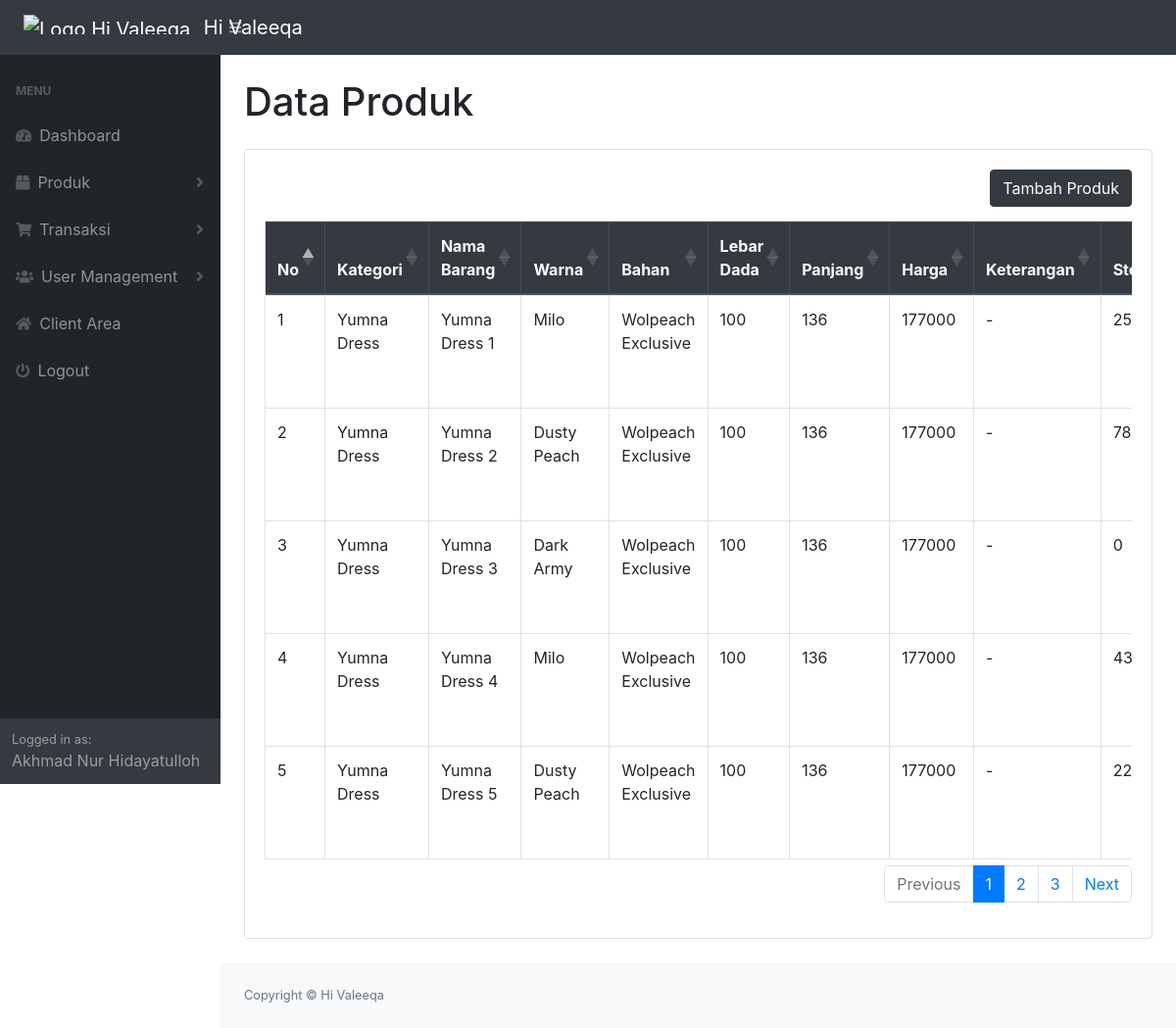
Screenshot of /admin/dist/data-produk.php (signed in) with the database file from the repository.
### tables this page shows
CREATE TABLE `produk` (
  `id_produk` int(11) NOT NULL,
  `id_kategori` int(11) NOT NULL,
  `nama_barang` varchar(70) NOT NULL,
  `warna` varchar(30) NOT NULL,
  `bahan` varchar(30) NOT NULL,
  `harga` int(8) NOT NULL,
  `keterangan` text DEFAULT NULL,
  `stok` int(11) NOT NULL,
  `best_seller` int(1) NOT NULL
);

CREATE TABLE `kategori` (
  `id_kategori` int(11) NOT NULL,
  `nama_kategori` varchar(40) NOT NULL
);

CREATE TABLE `ukuran` (
  `id_produk` int(11) NOT NULL,
  `lebar_dada` int(3) NOT NULL,
  `panjang` int(3) NOT NULL
);

### admin/dist/data-produk.php (the view, shortened to what this page needs)
<?php include "sidebar.php" ?>
    <?php require_once "connection.php"; ?>
    <div class="container-fluid">
        <h1 class="my-4">Data Produk</h1>
        <div class="card mb-4">
            <div class="card-body">
                <a href="edit-produk.php?status=add" class="btn btn-dark mb-2" style="float: right;">Tambah Produk</a>
                <div class="table-responsive">
                    <table class="table table-bordered" id="dataTable">
                        <thead class="thead-dark">
                            <tr>
                                <th>No</th>
                                <th>Kategori</th>
                                <th>Nama Barang</th>
                                <th>Warna</th>
                                <th>Bahan</th>
                                <th>Lebar Dada</th>
                                <th>Panjang</th>
                                <th>Harga</th>
                                <th>Keterangan</th>
                                <th>Stok</th>
                            </tr>
                        </thead>
                        <?php
                            $sql = "SELECT * FROM produk";
                            $query = mysqli_query($conn, $sql);
                            $batas = 5;
                            $halaman = isset($_GET["halaman"]) ? $_GET["halaman"]: 1;
                            $halaman_awal = $halaman>1 ? ($halaman * $batas) - $batas : 0;
                            $next = $halaman + 1;
                            $previous = $halaman - 1;
                            $total_data = mysqli_num_rows($query);
                            $total_halaman = ceil($total_data / $batas);
                            $nomor = $halaman_awal + 1;
                            $sql = "SELECT * FROM produk inner join kategori on produk.id_kategori = kategori.id_kategori inner join gambar on produk.id_produk = gambar.id_produk inner join ukuran on gambar.id_produk = ukuran.id_produk order by produk.id_produk LIMIT $halaman_awal, $batas";
                            $query = mysqli_query($conn, $sql);
                            while($data = mysqli_fetch_array($query)){
                        ?>
                                <tr>
                                    <td><?php echo $nomor; ?></td>
                                    <td><?php echo $data["nama_kategori"]; ?></td>
                                    <td><?php echo $data["nama_barang"]; ?></td>
                                    <td><?php echo $data["warna"]; ?></td>
                                    <td><?php echo $data["bahan"]; ?></td>
                                    <td><?php echo $data["lebar_dada"]; ?></td>
                                    <td><?php echo $data["panjang"]; ?></td>
                                    <td><?php echo $data["harga"]; ?></td>
                                    <td><?php echo $data["keterangan"]; ?></td>
                                    <td><?php echo $data["stok"]; ?></td>
                                </tr>
                        <?php
                                $nomor++;
                            }
                        ?>
                    </table>
                    <nav>
                        <ul class="pagination justify-content-end">
                            <?php
                                if($halaman == 1){
                                    echo "<li class='page-item disabled'><a class='page-link' href='#'>Previous</a></li>";
                                }else{
                                    echo "<li class='page-item'><a class='page-link' href='data-produk.php?halaman=$previous'>Previous</a></li>";
                                }
                            ?>
                            <?php
                                for($i=1; $i<=$total_halaman; $i++){
                                    if($halaman == $i){
                                        echo "<li class='page-item active'><a class='page-link' href='data-produk.php?halaman=$i'>$i</a></li>";
                                    }else{
                                        echo "<li class='page-item'><a class='page-link' href='data-produk.php?halaman=$i'>$i</a></li>";
                                    }
                                }
                            ?>
                            <?php
                                if($halaman == $total_halaman){
                                    echo "<li class='page-item disabled'><a class='page-link' href='#'>Next</a></li>";
                                }else{
                                    echo "<li class='page-item'><a class='page-link' href='data-produk.php?halaman=$next'>Next</a></li>";
                                }
                            ?>
                        </ul>
                    </nav>
                </div>
            </div>
        </div>
    </div>
<?php include "footer.php"; ?>

### admin/dist/sidebar.php (shortened to what this page needs)
<!DOCTYPE html>
<html lang="en">
    <head>
        <link href="css/styles.css" rel="stylesheet" />
        <link href="https://cdn.datatables.net/1.10.20/css/dataTables.bootstrap4.min.css" rel="stylesheet" />
    </head>
    <body class="sb-nav-fixed">
        <nav class="sb-topnav navbar navbar-expand navbar-dark bg-dark">
            <a class="navbar-brand" href="index.php">
                <img src="https://raw.githubusercontent.com/monokuro49/Kelompok3_TIF19_C_WSI/master/web-project/images/hi_valeeqa_white.png" alt="Logo Hi Valeeqa" height="20" class="d-inline-block align-center mb-sm-2 mr-2 ml-2" loading="lazy">
                 Hi Valeeqa
            </a>
            <button class="btn btn-link btn-sm order-1 order-lg-0" id="sidebarToggle" href="#"><i class="fas fa-bars"></i></button>
        </nav>
        <div id="layoutSidenav">
            <div id="layoutSidenav_nav">
                <nav class="sb-sidenav accordion sb-sidenav-dark" id="sidenavAccordion">
                    <div class="sb-sidenav-menu">
                        <div class="nav">
                            <div class="sb-sidenav-menu-heading">MENU</div>
                            <a class="nav-link" href="index.php">
                                <div class="sb-nav-link-icon"><i class="fas fa-tachometer-alt"></i></div>
                                Dashboard
                            </a>
                            <a class="nav-link collapsed" href="#" data-toggle="collapse" data-target="#collapseProducts" aria-expanded="false" aria-controls="collapseProducts">
                                <div class="sb-nav-link-icon"><i class="fas fa-box"></i></div>
                                Produk
                                <div class="sb-sidenav-collapse-arrow"><i class="fas fa-angle-down"></i></div>
                            </a>
                            <a class="nav-link collapsed" href="#" data-toggle="collapse" data-target="#collapseTransaction" aria-expanded="false" aria-controls="collapseTransaction">
                                <div class="sb-nav-link-icon"><i class="fas fa-shopping-cart"></i></div>
                                Transaksi
                                <div class="sb-sidenav-collapse-arrow"><i class="fas fa-angle-down"></i></div>
                            </a>
                            <a class="nav-link collapsed" href="#" data-toggle="collapse" data-target="#collapseUsers" aria-expanded="false" aria-controls="collapseUsers">
                                <div class="sb-nav-link-icon"><i class="fas fa-users"></i></div>
                                User Management
                                <div class="sb-sidenav-collapse-arrow"><i class="fas fa-angle-down"></i></div>
                            </a>
                            <a class="nav-link" href="../../index.php">
                                <div class="sb-nav-link-icon"><i class="fas fa-home"></i></div>
                                Client Area
                            </a>
                            <a class="nav-link" href="logout.php" onclick="return confirm('Apakah anda yakin ingin Logout?')">
                                <div class="sb-nav-link-icon"><i class="fas fa-power-off"></i></div>
                                Logout
                            </a>
                        </div>
                    </div>
                    <div class="sb-sidenav-footer">
                        <div class="small">Logged in as:</div>
                        <?php echo $_SESSION["nama"]; ?>
                    </div>
                </nav>
            </div>
            <div id="layoutSidenav_content">
                <main>

### admin/dist/footer.php (shortened to what this page needs)
</main>
<footer class="py-4 bg-light mt-auto">
                    <div class="container-fluid">
                        <div class="d-flex align-items-center justify-content-between small">
                            <div class="text-muted">Copyright &copy; Hi Valeeqa</div>
                        </div>
                    </div>
                </footer>
            </div>
        </div>
    </body>
</html>

### rows the page displays
produk: id_kategori.nama_kategori "Yumna Dress", nama_barang "Yumna Dress 1", warna "Milo", bahan "Wolpeach Exclusive", ukuran.lebar_dada "100", ukuran.panjang "136", harga "177000", keterangan "-", stok "25"
produk: id_kategori.nama_kategori "Yumna Dress", nama_barang "Yumna Dress 2", warna "Dusty Peach", bahan "Wolpeach Exclusive", ukuran.lebar_dada "100", ukuran.panjang "136", harga "177000", keterangan "-", stok "78"
produk: id_kategori.nama_kategori "Yumna Dress", nama_barang "Yumna Dress 3", warna "Dark Army", bahan "Wolpeach Exclusive", ukuran.lebar_dada "100", ukuran.panjang "136", harga "177000", keterangan "-", stok "0"
produk: id_kategori.nama_kategori "Yumna Dress", nama_barang "Yumna Dress 4", warna "Milo", bahan "Wolpeach Exclusive", ukuran.lebar_dada "100", ukuran.panjang "136", harga "177000", keterangan "-", stok "43"
produk: id_kategori.nama_kategori "Yumna Dress", nama_barang "Yumna Dress 5", warna "Dusty Peach", bahan "Wolpeach Exclusive", ukuran.lebar_dada "100", ukuran.panjang "136", harga "177000", keterangan "-", stok "22"

### other values shown
$_SESSION["nama"] "Akhmad Nur Hidayatulloh"
